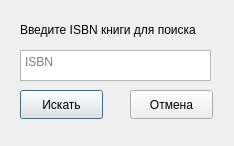
<?xml version="1.0" encoding="UTF-8"?>
<ui version="4.0">
 <class>SearchDialog</class>
 <widget class="QDialog" name="SearchDialog">
  <property name="geometry">
   <rect>
    <x>0</x>
    <y>0</y>
    <width>234</width>
    <height>146</height>
   </rect>
  </property>
  <property name="windowTitle">
   <string>Dialog</string>
  </property>
  <widget class="QLabel" name="info">
   <property name="geometry">
    <rect>
     <x>20</x>
     <y>20</y>
     <width>411</width>
     <height>20</height>
    </rect>
   </property>
   <property name="text">
    <string>Введите ISBN книги для поиска</string>
   </property>
  </widget>
  <widget class="QTextEdit" name="ISBN">
   <property name="geometry">
    <rect>
     <x>20</x>
     <y>50</y>
     <width>191</width>
     <height>31</height>
    </rect>
   </property>
   <property name="placeholderText">
    <string>ISBN</string>
   </property>
  </widget>
  <widget class="QPushButton" name="search">
   <property name="geometry">
    <rect>
     <x>20</x>
     <y>90</y>
     <width>83</width>
     <height>29</height>
    </rect>
   </property>
   <property name="text">
    <string>Искать</string>
   </property>
  </widget>
  <widget class="QPushButton" name="cancel">
   <property name="geometry">
    <rect>
     <x>130</x>
     <y>90</y>
     <width>83</width>
     <height>29</height>
    </rect>
   </property>
   <property name="text">
    <string>Отмена</string>
   </property>
  </widget>
 </widget>
 <resources/>
 <connections/>
</ui>
